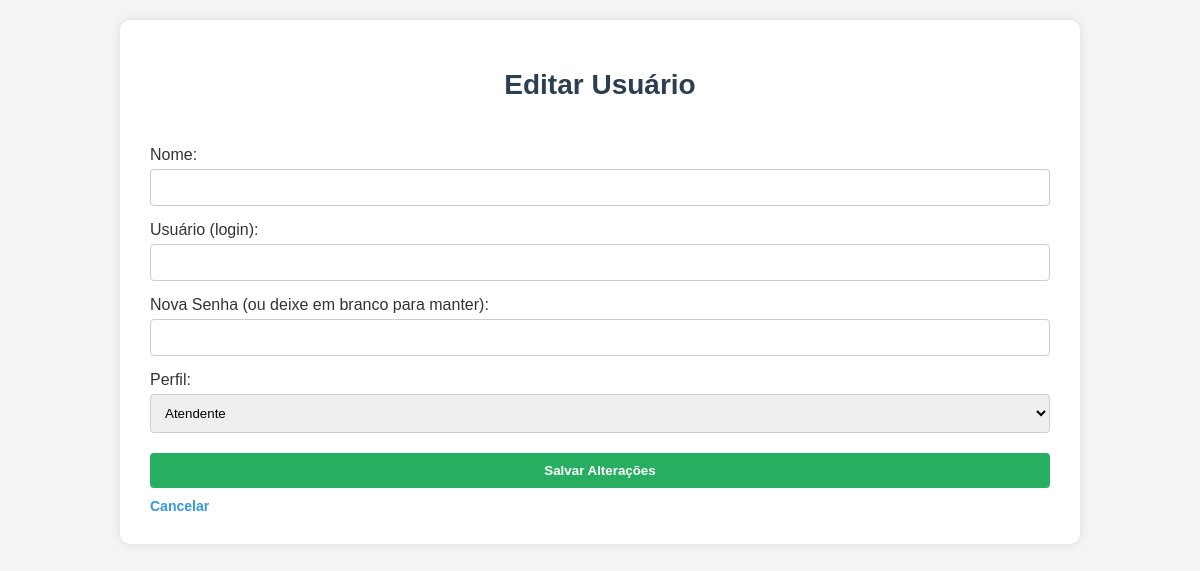
Before: /admin/usuarios/9/editar (signed in) with the older database file.
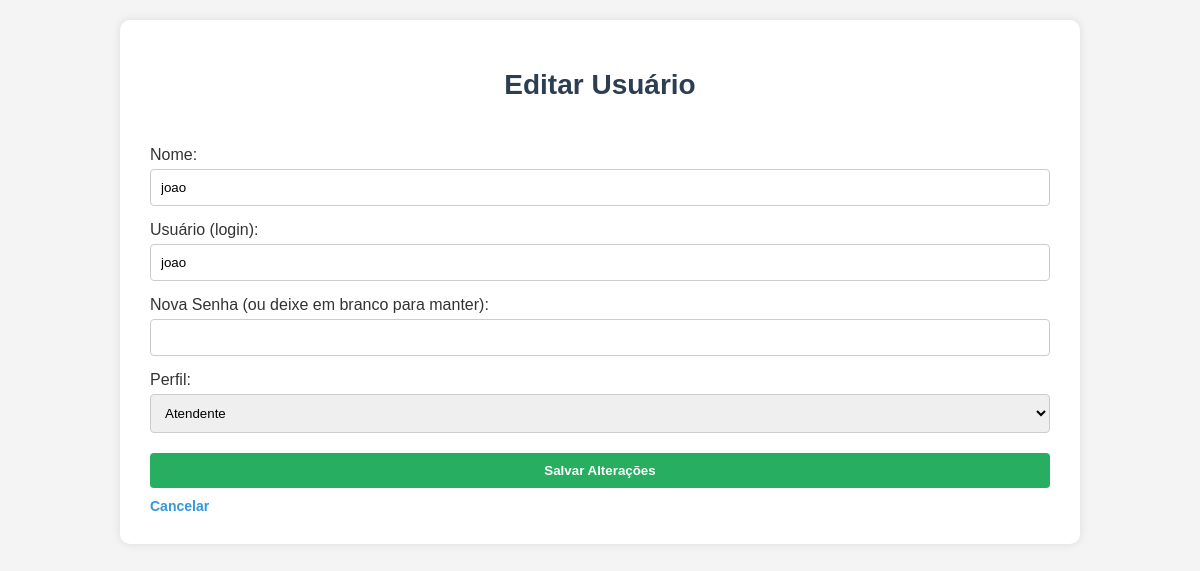
After: the same page with the newer database file.
### tables this page shows
CREATE TABLE usuarios (
            id INTEGER PRIMARY KEY AUTOINCREMENT,
            nome TEXT NOT NULL,
            username TEXT NOT NULL UNIQUE,
            senha TEXT NOT NULL,
            perfil TEXT NOT NULL
        );

### rotas/admin.py (the view, shortened to what this page needs)
    @admin_bp.route('/usuarios/<int:id>/editar', methods=['GET', 'POST'])
    @login_requerido(['admin'])
    def editar_usuario(id):
        conexao = conectar_banco()
        try:
            cursor = conexao.cursor()
            cursor.execute('SELECT * FROM usuarios WHERE id = ?', (id,))
            usuario = cursor.fetchone()
        finally:
            conexao.close()
        return render_template('admin/editar_usuario.html', usuario=usuario)

### app.py (called while the page is built)
def conectar_banco():
    conexao = sqlite3.connect('recados.db')
    conexao.row_factory = sqlite3.Row
    return conexao

def login_requerido(perfis_permitidos):
    from functools import wraps
    from flask import redirect, url_for, flash
    def decorador(func):
        @wraps(func)
        def wrapper(*args, **kwargs):
            if 'usuario' not in session or session.get('perfil') not in perfis_permitidos:
                flash("Faça login para acessar essa página.", "warning")
                return redirect(url_for('comuns.login'))
            return func(*args, **kwargs)
        return wrapper
    return decorador

### templates/admin/editar_usuario.html (shortened to what this page needs)
<!DOCTYPE html>
<html lang="pt-br">
<head>
    <link rel="stylesheet" href="{{ url_for('static', filename='css/admin.css') }}">
</head>
<body>
    <div class="container">
        <h1>Editar Usuário</h1>
        <form method="POST">
            <label for="nome">Nome:</label>
            <input type="text" name="nome" id="nome" value="{{ usuario['nome'] }}" required>
            <label for="username">Usuário (login):</label>
            <input type="text" name="username" id="username" value="{{ usuario['username'] }}" required>
            <label for="senha">Nova Senha (ou deixe em branco para manter):</label>
            <input type="password" name="senha" id="senha">
            <label for="perfil">Perfil:</label>
            <select name="perfil" id="perfil" required>
                <option value="atendente" {% if usuario['perfil'] == 'atendente' %}selected{% endif %}>Atendente</option>
            </select>
            <button type="submit">Salvar Alterações</button>
            <a href="{{ url_for('admin.listar_usuarios') }}" class="btn-voltar">Cancelar</a>
        </form>
    </div>
</body>
</html>

Changed rows visible on the page:
added usuarios: nome "joao", username "joao", perfil "Atendente"
Other visible differences:
form field perfil: "Atendente" → (not shown)
